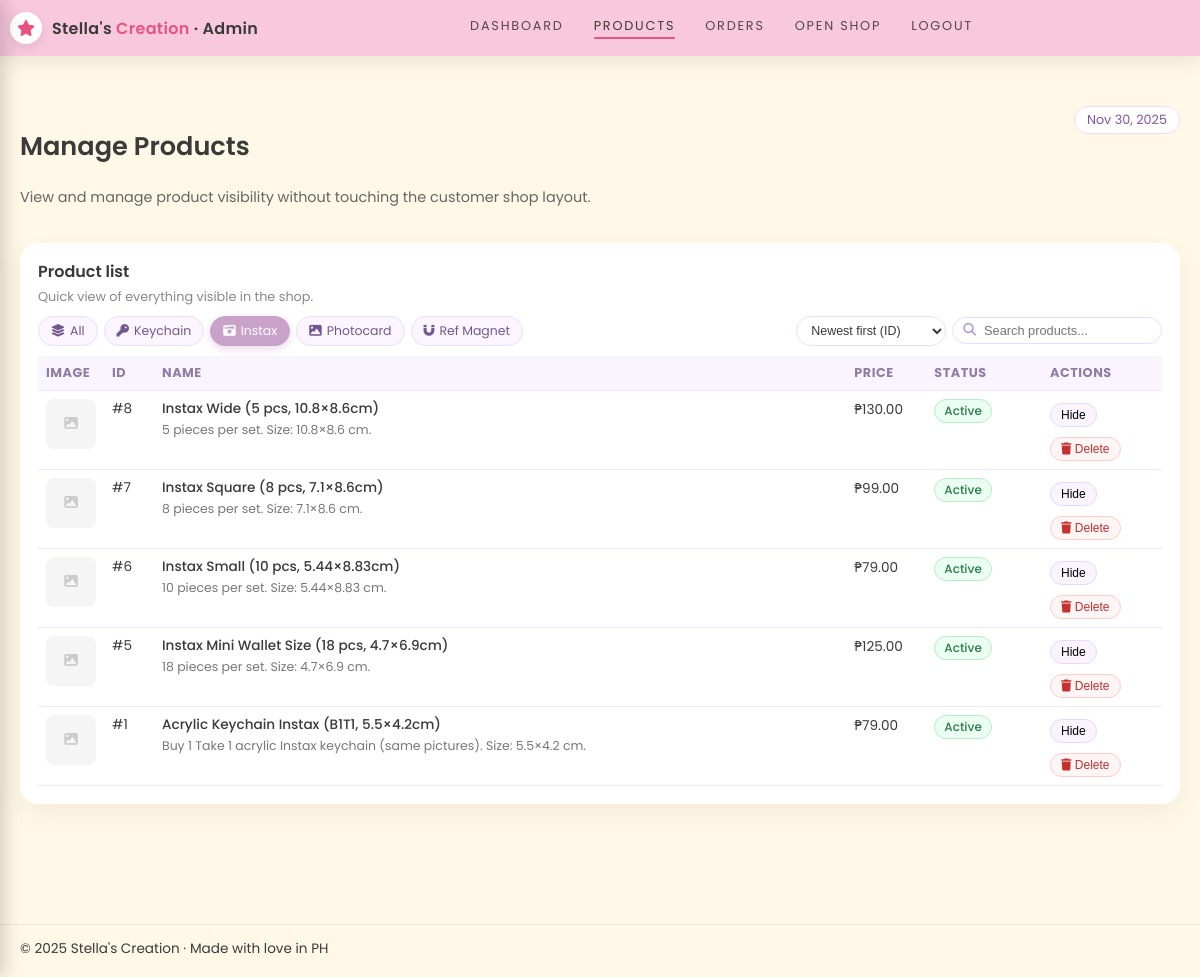
The page /manage_products.php?group=instax&sort=newest (signed in) on the database its author committed.
### tables this page shows
CREATE TABLE `products_tbl` (
  `product_id` int(11) NOT NULL,
  `name` varchar(120) NOT NULL,
  `description` mediumtext DEFAULT NULL,
  `price` decimal(10,2) NOT NULL DEFAULT 0.00,
  `image` varchar(255) DEFAULT NULL,
  `stock` int(11) DEFAULT NULL,
  `is_active` tinyint(1) NOT NULL DEFAULT 1,
  `created_at` timestamp NULL DEFAULT current_timestamp(),
  `updated_at` timestamp NULL DEFAULT NULL ON UPDATE current_timestamp()
);

### manage_products.php (the view, shortened to what this page needs)
<?php
require_once __DIR__ . '/db.php';
$group = $_GET['group'] ?? 'all';
$sort = $_GET['sort'] ?? 'newest';
$search = trim($_GET['q'] ?? '');
$whereParts = [];
$params     = [];
if ($group !== 'all') {
    $keywordMap = [
        'keychain'   => 'keychain',
        'instax'     => 'instax',
        'photocard'  => 'photocard',
        'refmagnet'  => 'ref magnet'
    ];
    $kw = $keywordMap[$group] ?? '';
    if ($kw !== '') {
        $whereParts[] = "name LIKE ?";
        $params[]     = '%' . $kw . '%';
    }
}
$whereSql = '';
if ($whereParts) {
    $whereSql = 'WHERE ' . implode(' AND ', $whereParts);
}
$orderBy = 'product_id DESC';
$sql = "
  SELECT product_id, name, description, price, is_active, image
  FROM products_tbl
  {$whereSql}
  ORDER BY {$orderBy}
";
$stmt = $pdo->prepare($sql);
$stmt->execute($params);
$products = $stmt->fetchAll(PDO::FETCH_ASSOC);
?>
<!doctype html>
<html>
<head>
  <link rel="stylesheet" href="https://cdnjs.cloudflare.com/ajax/libs/font-awesome/6.5.2/css/all.min.css">
  <link rel="stylesheet" href="/style.css">
</head>
<body>
<header class="site-header">
  <div class="container navbar">
    <div class="nav-left">
      <div class="brand-icon"><i class="fa-solid fa-star"></i></div>
      <div class="brand-text">Stella's <span>Creation</span> · Admin</div>
    </div>
    <nav class="nav-main">
      <a href="dashboard.php" class="nav-link">Dashboard</a>
      <a href="manage_products.php" class="nav-link nav-active">Products</a>
      <a href="manage_orders.php" class="nav-link">Orders</a>
      <a href="/index.php" class="nav-link" target="_blank">Open Shop</a>
      <a href="logout.php" class="nav-link logout-link">Logout</a>
    </nav>
  </div>
</header>
<main class="page-main">
  <div class="admin-wrap">
    <section class="admin-header">
      <div class="admin-header-main">
        <h1>Manage Products</h1>
        <p class="admin-header-sub">
          View and manage product visibility without touching the customer shop layout.
        </p>
      </div>
      <div class="admin-tag"><?= date('M j, Y'); ?></div>
    </section>
    <div class="panel">
      <div class="panel-title">Product list</div>
      <div class="panel-caption">Quick view of everything visible in the shop.</div>
      <div class="product-filters">
        <div class="filter-chips">
          <?php
          if (!function_exists('chipLink')) {
            function chipLink($label, $icon, $value, $currentGroup, $sort, $search) {
              $params = [
                'group' => $value,
                'sort'  => $sort
              ];
              $url    = 'manage_products.php?' . http_build_query($params);
              $active = $currentGroup === $value ? 'active' : '';
              echo '<a href="'.htmlspecialchars($url).'" class="chip-filter '.$active.'">'.
                   '<i class="'.$icon.'"></i> '.$label.
                   '</a>';
            }
          }
          ?>
          <?php chipLink('All',       'fa-solid fa-layer-group', 'all',       $group, $sort, $search); ?>
        </div>
        <form method="get" class="filter-search">
          <select name="sort" onchange="this.form.submit()">
            <option value="newest"     <?= $sort==='newest'?'selected':'' ?>>Newest first (ID)</option>
          </select>
          <div class="search-pill">
            <i class="fa-solid fa-magnifying-glass" style="font-size:.8rem;color:#b49ad6;"></i>
            <input type="text" name="q" placeholder="Search products..." value="<?= htmlspecialchars($search) ?>">
          </div>
        </form>
      </div>
      <div style="overflow-x:auto;">
        <table class="products-table">
          <thead>
          <tr>
            <th style="width:60px;">Image</th>
            <th style="width:50px;">ID</th>
            <th>Name</th>
            <th style="width:80px;">Price</th>
            <th>Status</th>
            <th style="width:120px;">Actions</th>
          </tr>
          </thead>
          <tbody>
          <?php foreach ($products as $p): ?>
            <tr>
              <td data-label="Image">
                <?php if (!empty($p['image'])): ?>
                  <img src="/<?= htmlspecialchars($p['image']) ?>" alt="Product" class="product-img-thumb">
                <?php else: ?>
                  <div style="width:50px;height:50px;background:#f5f5f5;border-radius:8px;display:flex;align-items:center;justify-content:center;">
                    <i class="fa-solid fa-image" style="color:#ccc;"></i>
                  </div>
                <?php endif; ?>
              </td>
              <td data-label="ID">#<?= (int)$p['product_id'] ?></td>
              <td data-label="Name">
                <div style="font-weight:500;"><?= htmlspecialchars($p['name']) ?></div>
                <?php if (!empty($p['description'])): ?>
                  <div style="font-size:.78rem;color:#777;margin-top:2px;">
                    <?= nl2br(htmlspecialchars($p['description'])) ?>
                  </div>
                <?php endif; ?>
              </td>
              <td data-label="Price">₱<?= number_format((float)$p['price'], 2) ?></td>
              <td data-label="Status">
                <?php if ((int)$p['is_active'] === 1): ?>
                  <span class="badge on">Active</span>
                <?php else: ?>
                  <span class="badge off">Hidden</span>
                <?php endif; ?>
              </td>
              <td data-label="Actions">
                <div class="action-buttons">
                  <form method="post" style="display:inline;">
                    <button type="submit" class="btn-toggle">
                      <?= (int)$p['is_active'] === 1 ? 'Hide' : 'Show' ?>
                    </button>
                  </form>
                  <form method="post" style="display:inline;" onsubmit="return confirm('Are you sure you want to delete this product? This action cannot be undone.');">
                    <button type="submit" class="btn-delete">
                      <i class="fa-solid fa-trash"></i> Delete
                    </button>
                  </form>
                </div>
              </td>
            </tr>
          <?php endforeach; ?>
          </tbody>
        </table>
      </div>
    </div>
  </div>
</main>
<footer class="site-footer">
  <div class="container footer-inner">
    <div>© <?= date('Y') ?> Stella's Creation · Made with love in PH</div>
  </div>
</footer>
</body>
</html>

### style.css (style rules this page uses)
:root { --soft-pink:#F8C8DC; --lavender:#C8A2C8; --cream:#FFF8E7; --charcoal:#3A3A3A; --rose:#E75480; --white:#ffffff; }
html { overflow-y: scroll; height: 100%; }
*, *::before, *::after { box-sizing:border-box; }
body { margin:0; font-family:"Poppins",system-ui,-apple-system,BlinkMacSystemFont,"Segoe UI",sans-serif; background:var(--cream); color:var(--charcoal); min-height: 100vh; display: flex; flex-direction: column; }
a { color:inherit; text-decoration:none; }
.container { max-width:1200px; margin:0 auto; padding:0 20px; }
.site-header { position:sticky; top:0; z-index:40; background:var(--soft-pink); box-shadow:0 6px 18px rgba(0,0,0,0.08); flex-shrink: 0; }
.navbar { display:flex; align-items:center; justify-content:space-between; gap:16px; padding:12px 0; }
.nav-left { display:flex; align-items:center; gap:10px; }
.brand-icon { width:32px; height:32px; border-radius:50%; display:flex; align-items:center; justify-content:center; background:var(--white); color:var(--rose); font-size:16px; box-shadow:0 4px 12px rgba(0,0,0,0.08); }
.brand-text { font-weight:600; letter-spacing:0.02em; }
.brand-text span { color:var(--rose); }
.nav-main { display:flex; align-items:center; gap:30px; text-transform:uppercase; font-size:0.8rem; letter-spacing:0.14em; }
.nav-link { position:relative; padding-bottom:4px; color:rgba(0,0,0,0.65); }
.nav-link.nav-active, .nav-link:hover { color:var(--charcoal); }
.nav-link.nav-active::after, .nav-link:hover::after { content:""; position:absolute; left:0; right:0; bottom:0; height:2px; border-radius:999px; background:var(--rose); }
.page-main { padding:26px 0 40px; flex: 1; }
.site-footer { border-top:1px solid rgba(0,0,0,0.06); background:var(--cream); padding:14px 0 18px; font-size:0.85rem; flex-shrink: 0; margin-top: auto; }
.footer-inner { display:flex; align-items:center; justify-content:space-between; gap:10px; }

### rows shown on the page
products_tbl: product_id "8", name "Instax Wide (5 pcs, 10.8×8.6cm)", description "5 pieces per set. Size: 10.8×8.6 cm.", price "130.00", is_active "Active"
products_tbl: product_id "7", name "Instax Square (8 pcs, 7.1×8.6cm)", description "8 pieces per set. Size: 7.1×8.6 cm.", price "99.00", is_active "Active"
products_tbl: product_id "6", name "Instax Small (10 pcs, 5.44×8.83cm)", description "10 pieces per set. Size: 5.44×8.83 cm.", price "79.00", is_active "Active"
products_tbl: product_id "5", name "Instax Mini Wallet Size (18 pcs, 4.7×6.9cm)", description "18 pieces per set. Size: 4.7×6.9 cm.", price "125.00", is_active "Active"
products_tbl: product_id "1", name "Acrylic Keychain Instax (B1T1, 5.5×4.2cm)", description "Buy 1 Take 1 acrylic Instax keychain (same pictures). Size: 5.5×4.2 cm.", price "79.00", is_active "Active"

### other values the page prints
$label "All Keychain Instax Photocard Ref Magnet"
